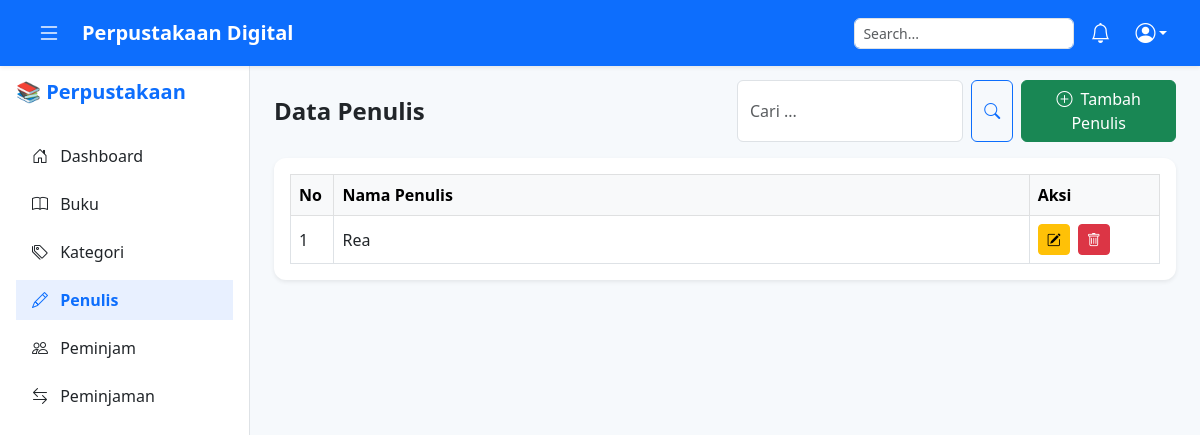
The page /pages/penulis.php (signed in) on the database as committed earlier.
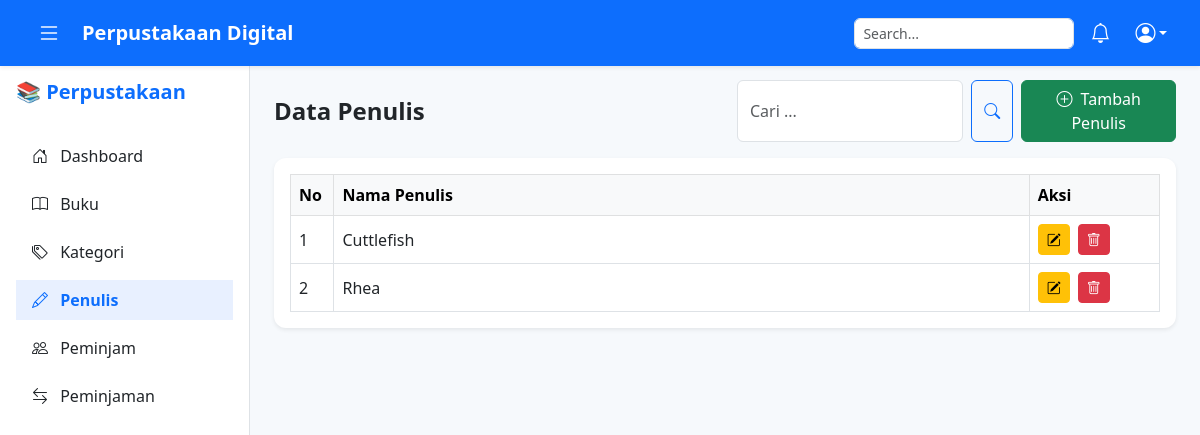
The same page on the database as committed later.
### tables this page shows
CREATE TABLE `tb_penulis` (
  `id_penulis` int(11) NOT NULL,
  `nama_penulis` varchar(100) NOT NULL
);

### pages/penulis.php (the view, shortened to what this page needs)
<?php
include '../config/koneksi.php';
include '../componen/header.php';
include '../componen/sidebar.php';
$judul = "Penulis";
$judul_singkat = "Penulis";
$tambah_link = "tambah_penulis.php";
$cari = $_GET['cari'] ?? '';
$data = mysqli_query($conn, "
    SELECT * FROM tb_penulis
    WHERE nama_penulis LIKE '%$cari%'
    ORDER BY id_penulis DESC
");
?>
<main class="main-content" style="margin-left: 250px; padding-top: 80px; background-color: #f6f9fc;">
    <div class="container-fluid px-4">
        <?php $cari = $_GET['cari'] ?? ''; ?>
        <div class="row align-items-center mb-3">
            <div class="col-md-6">
                <h4 class="fw-bold mb-0">Data <?= $judul ?? 'Data' ?></h4>
            </div>
            <div class="col-md-6 d-flex justify-content-end gap-2">
                <form method="GET" class="d-flex" role="search">
                    <input type="text" name="cari" class="form-control me-2" placeholder="Cari ..." value="<?= htmlspecialchars($cari); ?>">
                    <button class="btn btn-outline-primary" type="submit">
                        <i class="bi bi-search"></i>
                    </button>
                </form>
                <a href="<?= $tambah_link ?>" class="btn btn-success">
                    <i class="bi bi-plus-circle me-1"></i> Tambah <?= $judul_singkat ?? 'Data' ?>
                </a>
            </div>
        </div>
        <div class="card border-0 shadow-sm">
            <div class="card-body table-responsive">
                <table class="table align-middle table-bordered table-hover mb-0">
                    <thead class="table-light">
                        <tr>
                            <th style="width: 5%;">No</th>
                            <th>Nama Penulis</th>
                            <th style="width: 15%;">Aksi</th>
                        </tr>
                    </thead>
                    <tbody>
                        <?php $no = 1;
                        while ($d = mysqli_fetch_array($data)) { ?>
                            <tr>
                                <td><?= $no++; ?></td>
                                <td><?= htmlspecialchars($d['nama_penulis']); ?></td>
                                <td>
                                    <a href="edit_penulis.php?id=<?= $d['id_penulis']; ?>" class="btn btn-sm btn-warning me-1" title="Edit">
                                        <i class="bi bi-pencil-square"></i>
                                    </a>
                                    <a href="../proses/penulis_proses.php?hapus&id=<?= $d['id_penulis']; ?>"
                                        class="btn btn-sm btn-danger"
                                        onclick="return confirm('Hapus penulis ini?')">
                                        <i class="bi bi-trash"></i>
                                    </a>
                                </td>
                            </tr>
                        <?php } ?>
                    </tbody>
                </table>
            </div>
        </div>
    </div>
</main>
<?php include '../componen/footer.php'; ?>

Rows that differ between the two databases and show on the page:
added tb_penulis: nama_penulis "Cuttlefish"
changed tb_penulis: nama_penulis "Rea" → "Rhea"
